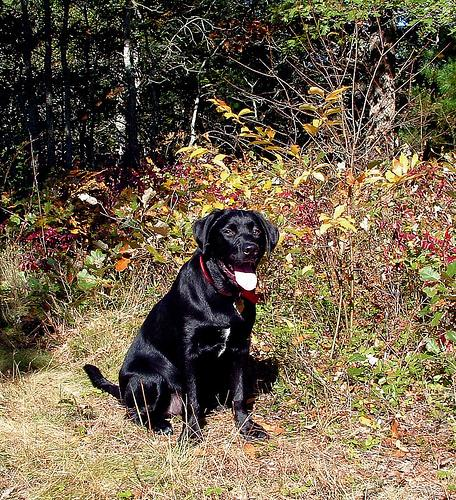
#> input picture images/n02099712-Labrador_retriever/n02099712_1200.jpg, 456 x 500 px, given as the content of the folder ntent/drive/MyDrive/Programming/processed/n02113186-Cardigan, which was not available
$ jupyter execute --allow-errors Shaheer.ipynb   (text cells are left out)
#> lines starting #> are read from the running program, lines starting #| are printed output that depends on the picture; pictures that were not available may be replaced by others from this repository, and a replacement may not be noted
[cell 1]
#importing libraries
import os
import numpy as np
import pandas as pd
import matplotlib.pyplot as plt

from PIL import Image
from skimage.color import rgb2gray
import xml.etree.ElementTree as ET
from skimage import io, exposure, filters

from sklearn.model_selection import train_test_split
from sklearn.preprocessing import StandardScaler

from sklearn.neighbors import KNeighborsClassifier
from sklearn.neural_network import MLPClassifier
from sklearn.naive_bayes import GaussianNB
from sklearn.ensemble import RandomForestClassifier


from sklearn.metrics import accuracy_score
from sklearn.metrics import confusion_matrix
from sklearn.metrics import f1_score
from sklearn.model_selection import cross_val_score, StratifiedKFold, KFold

[cell 2]
import warnings

def handle_warning(warning, category, filename, lineno, file=None, line=None):
    pass

warnings.filterwarnings("default")
warnings.formatwarning = handle_warning

[cell 3]
def angle(dx, dy):
    """Calculate the angles between horizontal and vertical operators."""
    return np.mod(np.arctan2(dy, dx), np.pi)

[cell 4]
image_dir = "/content/drive/MyDrive/Programming/images"
annotation_dir = "/content/drive/MyDrive/Programming/annotations"

[cell 5]
cl_names = ['Siberian husky', 'standard poodle', 'Labrador retriever', 'Cardigan']

[cell 6]
class_paths = ['n02113186-Cardigan','n02110185-Siberian_husky','n02099712-Labrador_retriever','n02113799-standard_poodle']

[cell 7]
new_dir = "/content/drive/MyDrive/Programming/processed"

[cell 8]
# Create an empty DataFrame with columns ranging from 0 to 35
df = pd.DataFrame(columns = list(range(0,36))+['class'])

# Iterate over each class in class_paths
for class_ in class_paths:
  # Construct the path to the current class directory
  cl_path = os.path.join(new_dir,class_)
  print(class_)
  for filename in os.listdir(cl_path):
    img = io.imread(os.path.join(cl_path,filename))
#> img is the input picture: shape (500, 456, 3); mean R, G, B 112.4, 98.4, 76.6

    # Convert the image to grayscale
    gray = rgb2gray(img)
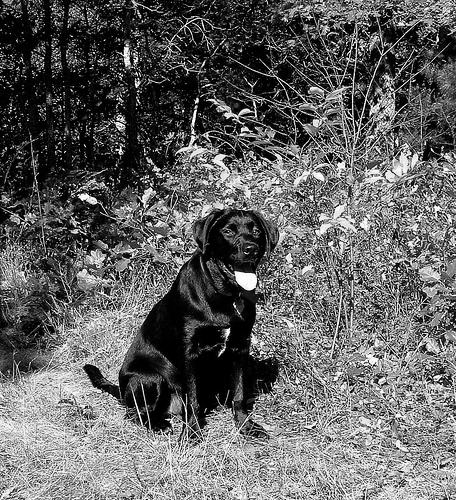
#> gray: shape (500, 456) float64; min 0, max 1, mean 0.391

    # Calculate the angle using Sobel operators
    sobel_angle = angle(filters.sobel_h(gray),filters.sobel_v(gray))
#> in angle, `return np.mod(np.arctan2(dy, dx), np.pi)`:
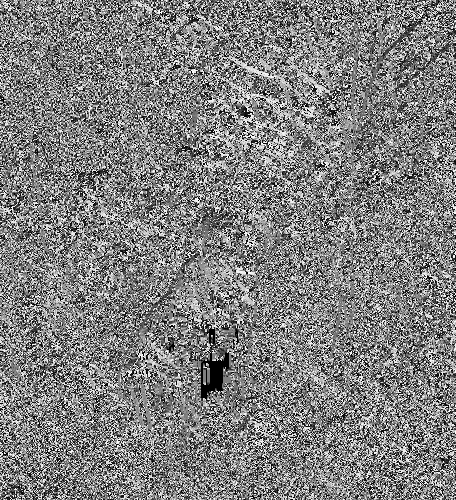
#> returned value: shape (500, 456) float64; min 0, max 3.14, mean 1.58; drawn with min black and max white

   # Compute the histogram and bin edges for the angle values
    hist,bins = exposure.histogram(sobel_angle,nbins=36)
#> hist = 36 values, max 7532 at index 0, min 5916 at index 13, mean 6333.3; bins = 36 values from 0.0436 to 3.1

    df.loc[len(df)] = list(hist)+[class_paths.index(class_)]
#> pass 2 of the loop `for class_ in class_paths:`:
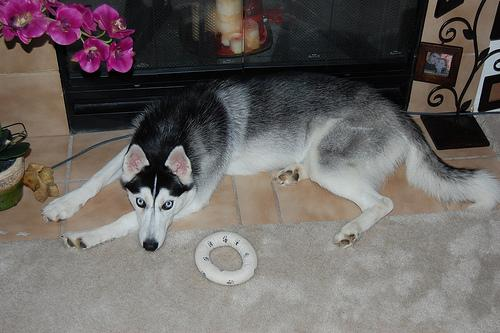
#> input picture images/n02110185-Siberian_husky/n02110185_10116.jpg, 500 x 333 px, found by its file name
#> img is the input picture: shape (333, 500, 3); mean R, G, B 107.6, 101.6, 99.5
#> `gray = rgb2gray(img)`:
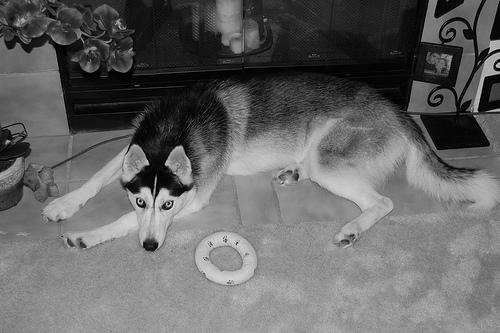
#> gray: shape (333, 500) float64; min 0, max 0.91, mean 0.403
#> in angle (call 2), `return np.mod(np.arctan2(dy, dx), np.pi)`:
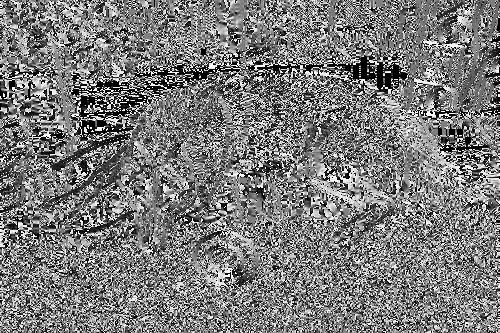
#> returned value: shape (333, 500) float64; min 0, max 3.14, mean 1.52; drawn with min black and max white
#> hist = 36 values, max 8874 at index 0, min 3813 at index 22, mean 4625

#> (a cell that did not finish here is left out)

[cell 10]
X = np.array(df[df.columns[:-1]])
y = np.array(df['class'])

[cell 11]
X_train, X_test, y_train, y_test = train_test_split(X,y,test_size=0.2)
#> y_train = [1, 2, 0, 2]; y_test = [3, 2]

[cell 12]
scaler = StandardScaler()
scaler.fit(X_train)

[cell 13]
scalled_x_train = scaler.transform(X_train)
scalled_x_test = scaler.transform(X_test)

[cell 14]
# creating empty lists
mean_vl_errors_std = []
mean_vl_errors_strat = []
mean_train_errors_std = []
mean_train_errors_strat = []

# list of k values
k_values = [1, 3, 5, 7, 10, 20]
#> (the rest of this cell did not finish here and is left out)

[cell 15]
# Create a figure and axes objects for plotting
fig,ax = plt.subplots()

#> (the rest of this cell did not finish here and is left out)

[cell 16]
print(mean_train_errors_std)
print(mean_vl_errors_std)
print(mean_train_errors_strat)
print(mean_vl_errors_strat)

[cell 17]
k_values

[cell 18]
knn = KNeighborsClassifier(n_neighbors=20)
knn.fit(scalled_x_train,y_train)

#> (a cell that did not finish here is left out)

#> (a cell that did not finish here is left out)

[cell 21]
def get_val_scores(skf,clf,name,X_train,y_train):
#> called with name = 'Random Forest', X_train = array of shape (4, 36), y_train = array of shape (4,)
  vl_accuracy = [] # List to store validation accuracy scores

  # Iterate over each fold in the StratifiedKFold object
  for fold, (start_train_index, val_index) in enumerate(skf.split(X_train, y_train)):
        X_start_train, X_val = X_train[start_train_index], X_train[val_index]
        y_start_train, y_val = y_train[start_train_index], y_train[val_index]

        clf.fit(X_start_train, y_start_train)

        # Predict on the validation set
        y_pred = clf.predict(X_val)

        vl_k_fold_score= accuracy_score(y_val,y_pred)
        vl_accuracy.append(vl_k_fold_score)
#> this loop made 0 passes
#> after the loop, vl_accuracy = []

  return vl_accuracy
